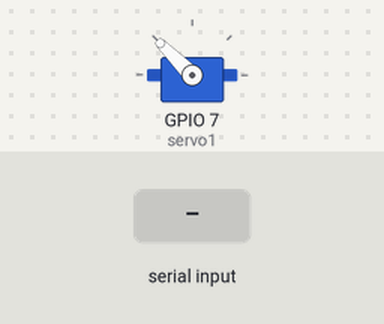
The sketch below on a simulated ESP32. Parts: servo. Inputs (shaded band) come from the test bench. What the sketch prints to the serial monitor is not drawn.

Above: at 1.2 s.
1.3 s: "+\n" received over Serial
At 2.4 s:
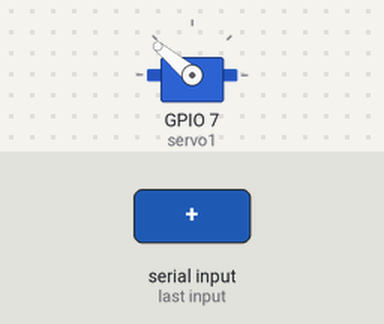
2.8 s: "90,45\n" received over Serial
At 3.6 s:
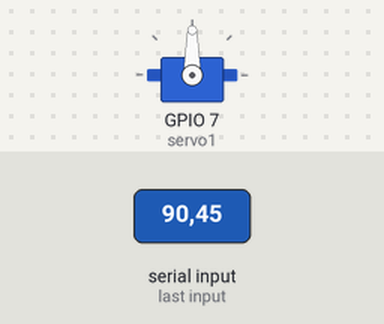
4.3 s: "30,150\n" received over Serial
At 4.8 s:
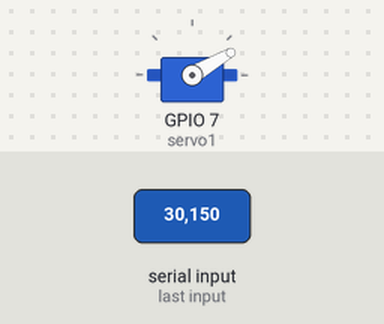
5.8 s: "5\n" received over Serial
At 7.0 s:
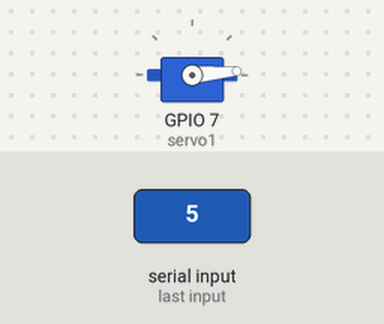
7.3 s: "200\n" received over Serial
At 8.2 s:
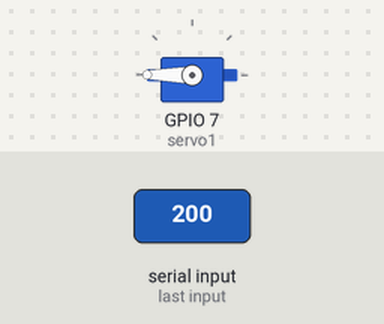
8.8 s: "c\n" received over Serial
At 9.4 s:
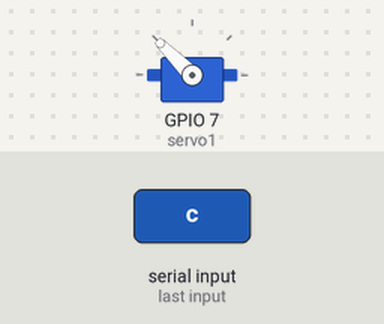
Timing chart, 0 to 11.3 s (numbered marks = the images above; inputs shaded):
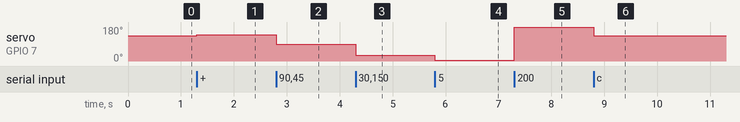

The sketch:

servo_angle_test.ino
```cpp
#include <ESP32Servo.h>

Servo servo1;

int angle = 135;   // start near center (for 270° servo)

void setup() {
  Serial.begin(115200);

  servo1.setPeriodHertz(50);
  servo1.attach(7, 500, 2500);

  servo1.write(angle);

  Serial.println("Servo Position Tester");
  Serial.println("+ : increase angle");
  Serial.println("- : decrease angle");
  Serial.println("Enter number (0–270)");
  Serial.println("c : center");
}

void loop() {

  if (Serial.available()) {

    String input = Serial.readStringUntil('\n');
    input.trim();

    if (input == "+") {
      angle += 5;
    }
    else if (input == "-") {
      angle -= 5;
    }
    else if (input == "c") {
      angle = 135;
    }
    else {
      int val = input.toInt();
      if (val >= 0 && val <= 270) {
        angle = val;
      } else {
        Serial.println("Invalid input");
        return;
      }
    }

    angle = constrain(angle, 0, 270);

    servo1.write(angle);

    Serial.print("Angle: ");
    Serial.println(angle);
  }
}
```

Measured:
- after the input at 1.3 s, servo on GPIO 7 (servo1): 135° → 140° at once
- after the input at 2.8 s, servo on GPIO 7 (servo1): 140° → 90° at once
- after the input at 4.3 s, servo on GPIO 7 (servo1): 90° → 30° at once
- after the input at 5.8 s, servo on GPIO 7 (servo1): 30° → 5° at once
- after the input at 7.3 s, servo on GPIO 7 (servo1): 5° → 180° at once
- after the input at 8.8 s, servo on GPIO 7 (servo1): 180° → 135° at once
